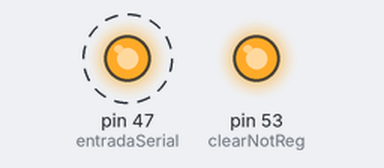
This sketch was run on a simulated Arduino Mega 2560, built with avr-gcc and run on an emulated ATmega2560. On the bench: output pins drawn as LEDs (lit = HIGH). Dashed ring = blinking. Pins used as bus, display or sensor lines are not drawn.

Above: at 0.5 s.
Timing chart, 0 to 4.7 s (numbered marks = the images above):
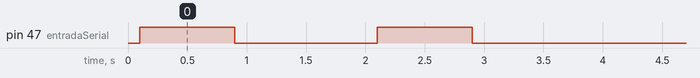

Measured:
- by itself, pin 47 (entradaSerial): alternates HIGH for 0.80 s and LOW for 1.2 s, 4 changes in all, then stays LOW

The sketch:

shiftRegister.ino
```cpp
int entradaSerial = 47;

int shiftClk = 51;
int registerClk = 48;

int clearNotReg = 53;

int pin[4] = {entradaSerial, shiftClk, registerClk, clearNotReg};

void setup(){
  int i;

  for (i=0; i<4; i++){
    pinMode (pin[i], OUTPUT);
    digitalWrite (pin[i], 0);
  }
  delay (100);
  digitalWrite (clearNotReg, 1);
}

int i = 0;

void loop(){
  if (digitalRead(shiftClk) == 0){
    digitalWrite(shiftClk, 1);
    digitalWrite(registerClk, 1);
  } else {
    digitalWrite(shiftClk, 0);
    digitalWrite(registerClk, 0);
  }

  if (i == 0 || i == 1 || i == 5 || i == 6){
    digitalWrite(entradaSerial, 1);
  }
  else {
    digitalWrite (entradaSerial, 0);
  }

 delay(400);
 i++;
}
```
